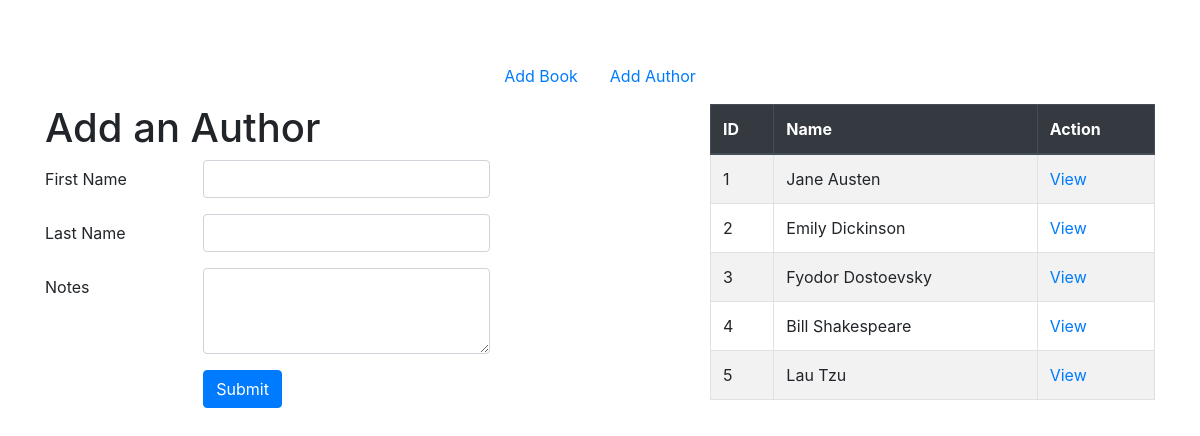
Page /authors on the earlier database version.
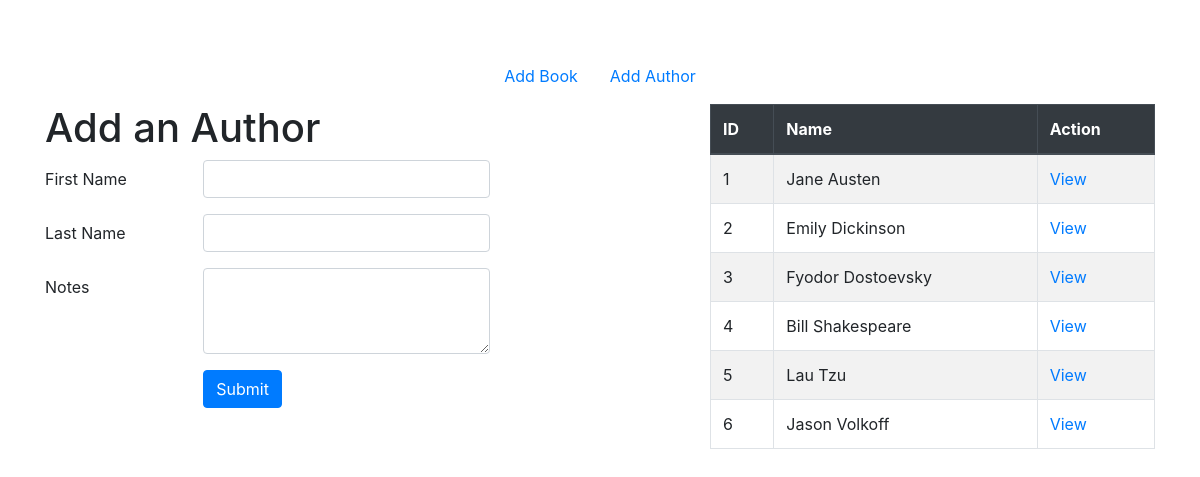
Same page on the later database version.
### books_authors_app/models.py (models this page shows)
class Author(models.Model):
    first_name = models.CharField(max_length=50)
    last_name = models.CharField(max_length=50)
    notes = models.TextField(default="")
    books = models.ManyToManyField(Book, related_name="authors")
    created_at = models.DateTimeField(auto_now_add=True)
    updated_at = models.DateTimeField(auto_now=True)

### books_authors_app/views.py (the view)
# urls.py: path('authors', views.authors),
def authors(request):  # path('authors', views.authors),
    context = {
        "all_authors": Author.objects.all()
    }
    return render(request, 'add_author.html', context)

### books_authors_app/templates/add_author.html (shortened to what this page needs)
<!DOCTYPE html>
<html lang="en">
<head>
    <link rel="stylesheet" href="https://stackpath.bootstrapcdn.com/bootstrap/4.5.2/css/bootstrap.min.css"
>
    {% load static %}
    <link rel="stylesheet" href="{% static 'css/style.css' %}">
</head>
<body>
    <div class="container mt-5">
        <nav class="navbar justify-content-center">
            <a class="nav-link" href="/">Add Book</a>
            <a class="nav-link" href="/authors">Add Author</a>
        </nav>
        <div class="row">
            <div class="col-md-5">
                <h1>Add an Author</h1>
                <form action="/add_author" method="POST">
                    <div class="form-group row">
                        <label for="firstName" class="col-sm-3 col-form-label">First Name</label>
                        <div class="col-sm-8 offset-md-1">
                            <input type="text" class="form-control" id="firstName" name="firstName">
                        </div>
                    </div>
                    <div class="form-group row">
                        <label for="lastName" class="col-sm-3 col-form-label">Last Name</label>
                        <div class="col-sm-8 offset-md-1">
                            <input type="text" class="form-control" id="lastName" name="lastName">
                        </div>
                    </div>
                    <div class="form-group row">
                        <label for="notes" class="col-sm-3 col-form-label">Notes</label>
                        <div class="col-sm-8 offset-md-1">
                            <textarea class="form-control" id="notes" rows="3" name="notes"></textarea>
                        </div>
                    </div>
                    <div class="form-group row">
                        <div class="col-sm-3"></div>
                        <div class="col sm 8 offset-md-1">
                            <button type="submit" class="btn btn-primary">Submit</button>
                        </div>
                    </div>
                </form>
            </div>
            <div class="col-md-5 offset-md-2">
                <table class="table table-bordered table-striped mb-4">
                    <thead class="thead-dark">
                        <tr>
                            <th scope="col">ID</th>
                            <th scope="col">Name</th>
                            <th scope="col">Action</th>
                        </tr>
                    </thead>
                    <tbody>
                        {% for author in all_authors %}
                        <tr>
                            <td>{{ author.id }}</td>
                            <td>{{ author.first_name }} {{ author.last_name }}</td>
                            <td><a href="/authors/{{ author.id }}">View</a></td>
                        </tr>
                        {% endfor %}
                    </tbody>
                </table>
            </div>
        </div>
    </div>
</body>
</html>

Differences in the rows shown:
added Author: id "6", first_name "Jason", last_name "Volkoff"
